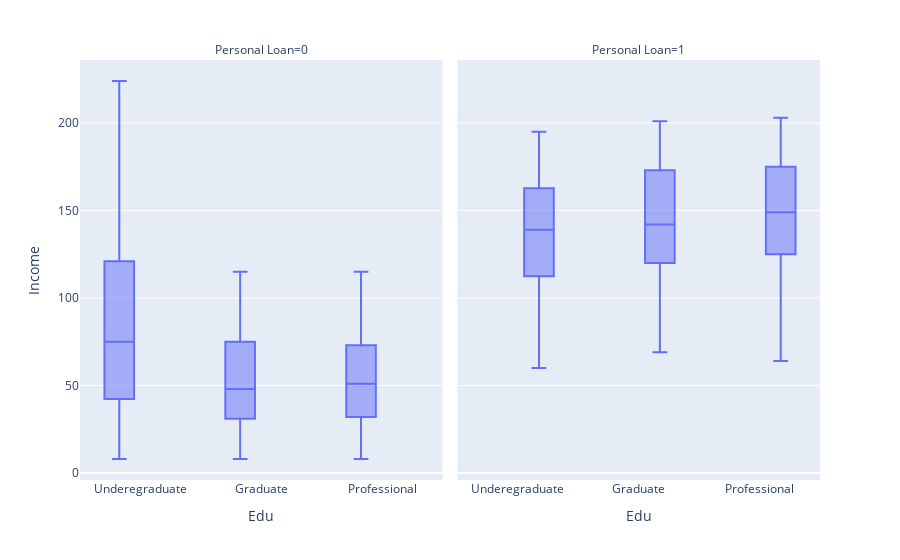

The notebook cell this image was saved under:
### Markdown cell above
Here we are drawing two different boxplot on the basis of 'personal loan'

### Code cell
px.box(data,x='Edu',y='Income',facet_col='Personal Loan')

### Figure 1 — Plotly figure (JSON) as saved in the notebook; plotly's stock layout.template omitted (floating-point values rounded to 4 significant figures; data arrays with more than 128 entries replaced by an {"elided": "..."} marker saying what was removed)
{"data": [{"alignmentgroup": "True", "hovertemplate": "Personal Loan=0<br>Edu=%{x}<br>Income=%{y}<extra></extra>", "legendgroup": "", "marker": {"color": "#636efa"}, "name": "", "notched": false, "offsetgroup": "", "orientation": "v", "showlegend": false, "type": "box", "x": {"elided": "4520 str values"}, "x0": " ", "xaxis": "x", "y": {"elided": "4520 int values"}, "y0": " ", "yaxis": "y"}, {"alignmentgroup": "True", "hovertemplate": "Personal Loan=1<br>Edu=%{x}<br>Income=%{y}<extra></extra>", "legendgroup": "", "marker": {"color": "#636efa"}, "name": "", "notched": false, "offsetgroup": "", "orientation": "v", "showlegend": false, "type": "box", "x": {"elided": "480 str values"}, "x0": " ", "xaxis": "x2", "y": {"elided": "480 int values"}, "y0": " ", "yaxis": "y2"}], "layout": {"annotations": [{"font": {}, "showarrow": false, "text": "Personal Loan=0", "x": 0.245, "xanchor": "center", "xref": "paper", "y": 1, "yanchor": "bottom", "yref": "paper"}, {"font": {}, "showarrow": false, "text": "Personal Loan=1", "x": 0.755, "xanchor": "center", "xref": "paper", "y": 1, "yanchor": "bottom", "yref": "paper"}], "boxmode": "group", "legend": {"tracegroupgap": 0}, "margin": {"t": 60}, "xaxis": {"anchor": "y", "domain": [0, 0.49], "title": {"text": "Edu"}}, "xaxis2": {"anchor": "y2", "domain": [0.51, 1], "matches": "x", "title": {"text": "Edu"}}, "yaxis": {"anchor": "x", "domain": [0, 1], "title": {"text": "Income"}}, "yaxis2": {"anchor": "x2", "domain": [0, 1], "matches": "y", "showticklabels": false}}}
